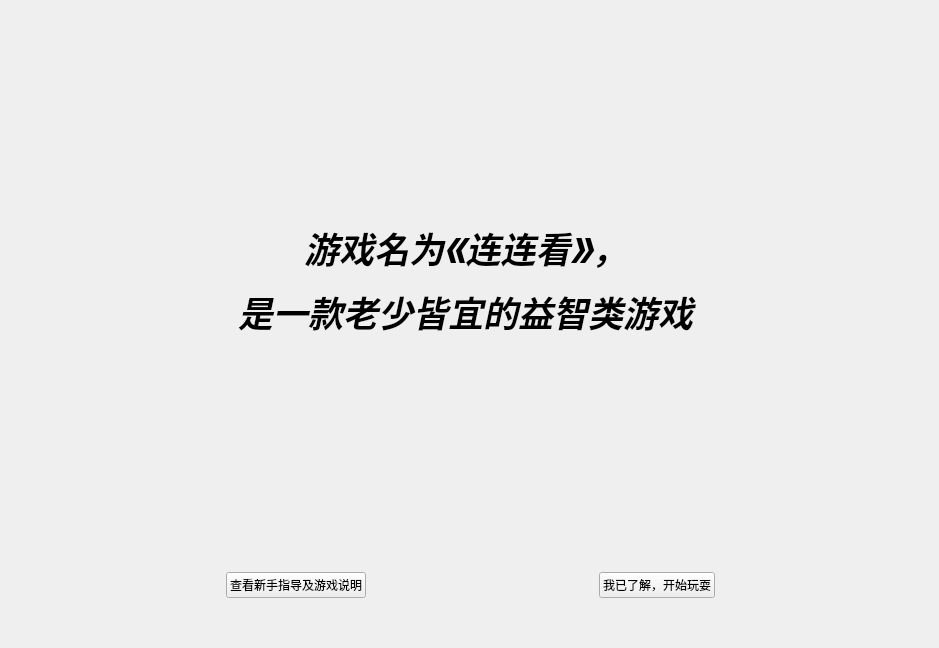
<?xml version="1.0" encoding="UTF-8"?>
<ui version="4.0">
 <class>greenTeach</class>
 <widget class="QWidget" name="greenTeach">
  <property name="geometry">
   <rect>
    <x>0</x>
    <y>0</y>
    <width>939</width>
    <height>648</height>
   </rect>
  </property>
  <property name="windowTitle">
   <string>Form</string>
  </property>
  <widget class="QLabel" name="label">
   <property name="geometry">
    <rect>
     <x>70</x>
     <y>20</y>
     <width>791</width>
     <height>521</height>
    </rect>
   </property>
   <property name="text">
    <string>&lt;html&gt;&lt;head/&gt;&lt;body&gt;&lt;p align=&quot;center&quot;&gt;&lt;span style=&quot; font-size:26pt; font-weight:700; font-style:italic;&quot;&gt;游戏名为《连连看》，&lt;/span&gt;&lt;/p&gt;&lt;p align=&quot;center&quot;&gt;&lt;span style=&quot; font-size:26pt; font-weight:700; font-style:italic;&quot;&gt;是一款老少皆宜的益智类游戏&lt;/span&gt;&lt;/p&gt;&lt;/body&gt;&lt;/html&gt;</string>
   </property>
  </widget>
  <widget class="QWidget" name="">
   <property name="geometry">
    <rect>
     <x>0</x>
     <y>560</y>
     <width>941</width>
     <height>51</height>
    </rect>
   </property>
   <layout class="QHBoxLayout" name="horizontalLayout">
    <item>
     <spacer name="horizontalSpacer_2">
      <property name="orientation">
       <enum>Qt::Horizontal</enum>
      </property>
      <property name="sizeHint" stdset="0">
       <size>
        <width>40</width>
        <height>20</height>
       </size>
      </property>
     </spacer>
    </item>
    <item>
     <widget class="QPushButton" name="startButton">
      <property name="text">
       <string>查看新手指导及游戏说明</string>
      </property>
     </widget>
    </item>
    <item>
     <spacer name="horizontalSpacer">
      <property name="orientation">
       <enum>Qt::Horizontal</enum>
      </property>
      <property name="sizeHint" stdset="0">
       <size>
        <width>40</width>
        <height>20</height>
       </size>
      </property>
     </spacer>
    </item>
    <item>
     <widget class="QPushButton" name="closeButton">
      <property name="text">
       <string>我已了解，开始玩耍</string>
      </property>
     </widget>
    </item>
    <item>
     <spacer name="horizontalSpacer_3">
      <property name="orientation">
       <enum>Qt::Horizontal</enum>
      </property>
      <property name="sizeHint" stdset="0">
       <size>
        <width>40</width>
        <height>20</height>
       </size>
      </property>
     </spacer>
    </item>
   </layout>
  </widget>
 </widget>
 <resources/>
 <connections/>
</ui>
